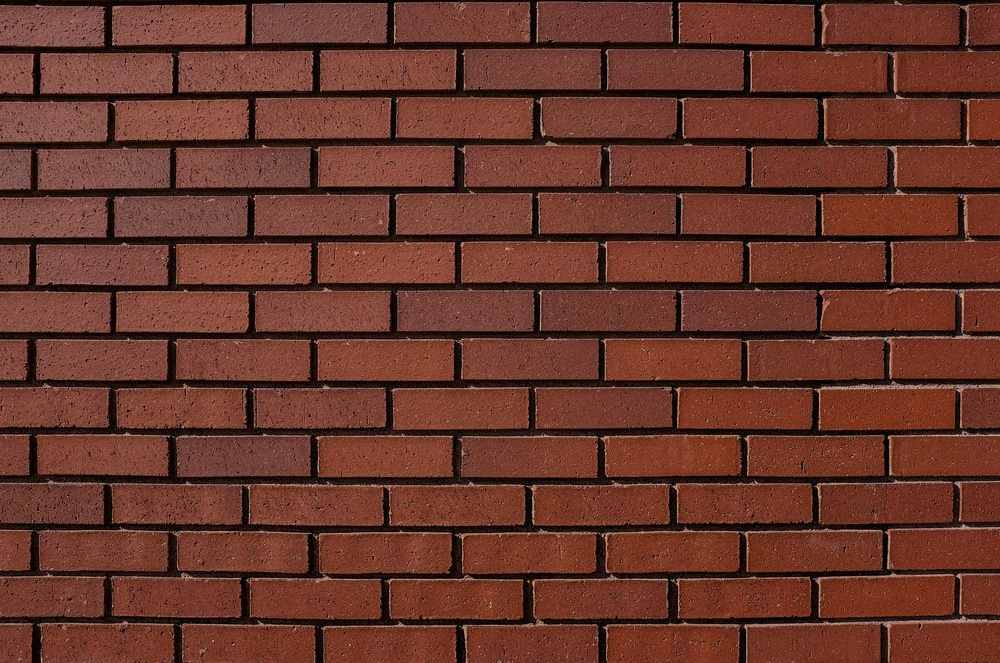
#> input picture Actividad5/pared2.jpg, 1000 x 663 px, shrunk from 3000 x 1990 before the run, found by its file name
$ python Actividad_5_Ventanas.py
#> lines starting #> are read from the running program, lines starting #| are printed output that depends on the picture; after the words box and inside, x2 and y2 are one past the last pixel; in counts of white or black regions, pixels touching at a corner belong together
import matplotlib.pyplot as plt
import numpy as np
from skimage import color, measure, filters, morphology
from skimage.io import imread
from skimage.measure import regionprops_table
import pandas as pd

# Cargar la imagen personalizada en escala de grises
image = imread("Actividad5\pared2.jpg")
#> image is the input picture: shape (663, 1000, 3); mean R, G, B 105.5, 55.3, 43.1
gray_image = color.rgb2gray(image) if len(image.shape) == 3 else image
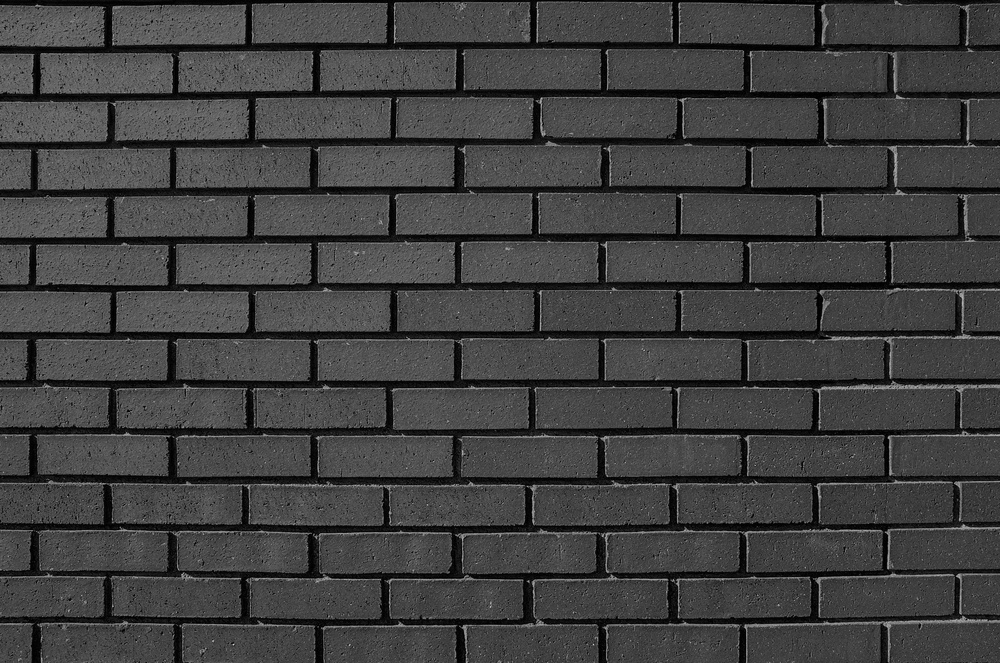
#> gray_image: shape (663, 1000) float64; min 0, max 0.85, mean 0.255

# Convertir a binario usando un umbral automático
thresh = filters.threshold_otsu(gray_image)
#> thresh = 0.184
binary_image = gray_image > thresh
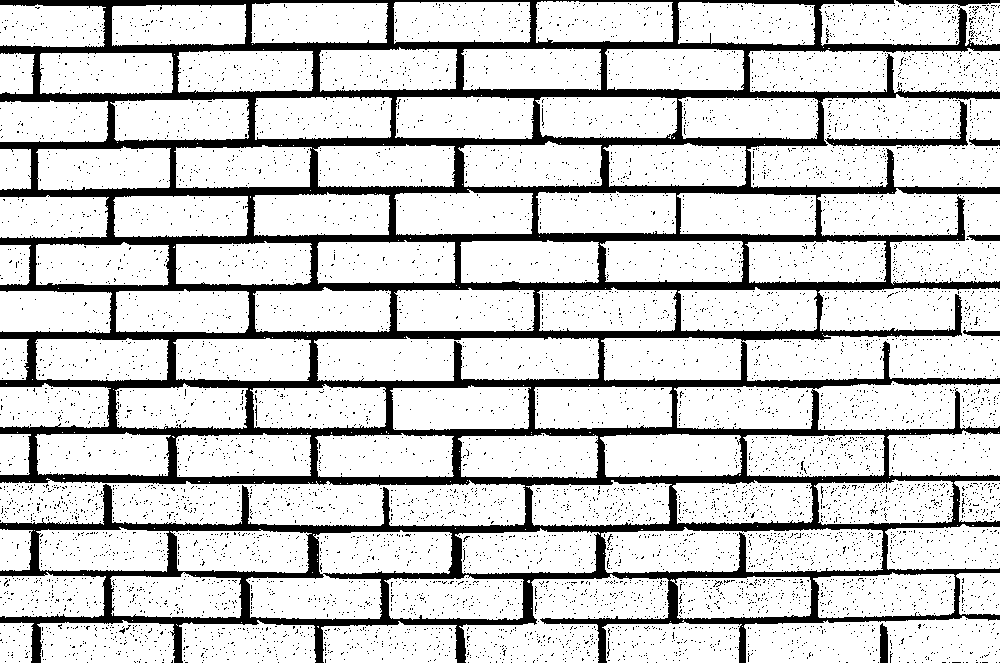
#> binary_image: shape (663, 1000) bool; 80.2% white; 7242 black regions (7233 under 20 px), largest, box (x1, y1, x2, y2) and area: (0, 0, 1000, 663) 117982, (825, 100, 968, 146) 1151, (880, 623, 888, 663) 290

# Remover ruido con morfología matemática
cleaned_image = morphology.remove_small_objects(binary_image, 50)
#> cleaned_image: shape (663, 1000) bool; 80.1% white; 7242 black regions (7233 under 20 px)

# Etiquetar objetos
labeled_image = measure.label(cleaned_image)
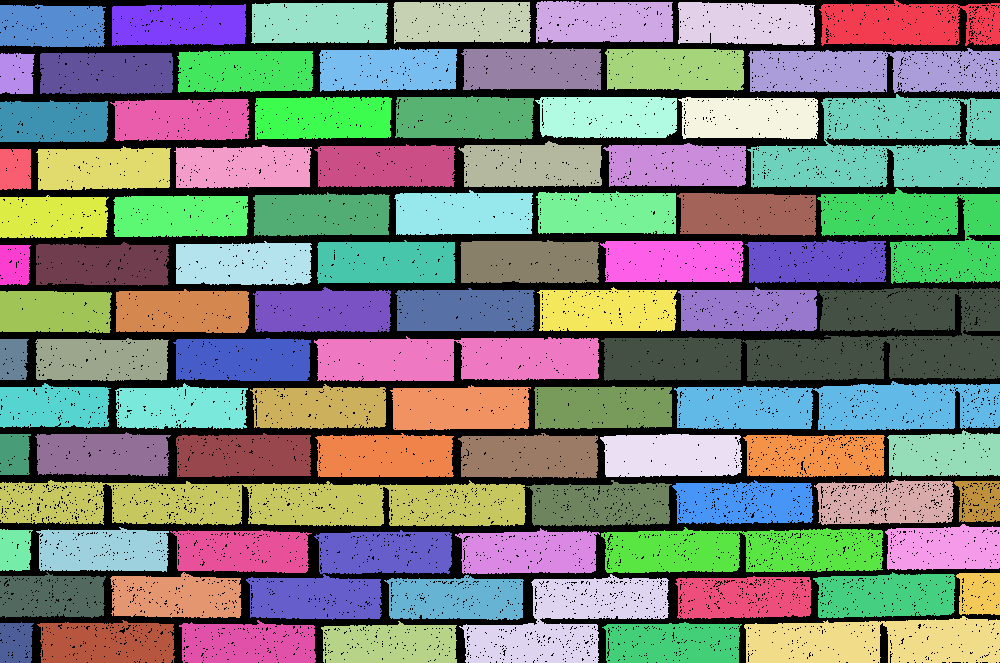
#> labeled_image: shape (663, 1000) int32; 92 distinct labels, from 0 to 91; one colour per label, 0 black

# Obtener propiedades de los objetos
regions = measure.regionprops(labeled_image)
#> regions = 91 regions; largest, box (x1, y1, x2, y2) and area: (601, 288, 1000, 381) 22948, (0, 480, 526, 526) 19857, (747, 94, 1000, 188) 16629, (674, 381, 1000, 430) 13143, (817, 188, 1000, 284) 11461

# Crear un DataFrame con las propiedades de las regiones
props = regionprops_table(labeled_image, properties=['label', 'area', 'perimeter', 'bbox'])
#> props = 7 items
df = pd.DataFrame(props)
#> df = table of 91 rows and 7 columns
print(df)
#> (printed output is left out)

# Mostrar imagen original con los bounding boxes
fig, ax = plt.subplots(figsize=(8, 6))
ax.imshow(gray_image, cmap='gray')
ax.set_title('Objetos detectados con Bounding Boxes')
ax.axis('off')

# Dibujar los bounding boxes
for region in regions:
    minr, minc, maxr, maxc = region.bbox
    rect = plt.Rectangle((minc, minr), maxc - minc, maxr - minr,
                         edgecolor='red', linewidth=2, fill=False)
    ax.add_patch(rect)
#> this loop made 91 passes
#> (minr, minc, maxr, maxc) on passes 1 to 12: (0, 819, 46, 1000), (1, 536, 43, 673), (2, 393, 44, 531), (2, 678, 45, 815), (3, 251, 44, 388), (4, 0, 47, 106), (4, 112, 46, 246), (47, 319, 92, 457), (48, 461, 90, 602), (48, 748, 93, 1000), (49, 605, 91, 744), (51, 177, 93, 313)

plt.show()
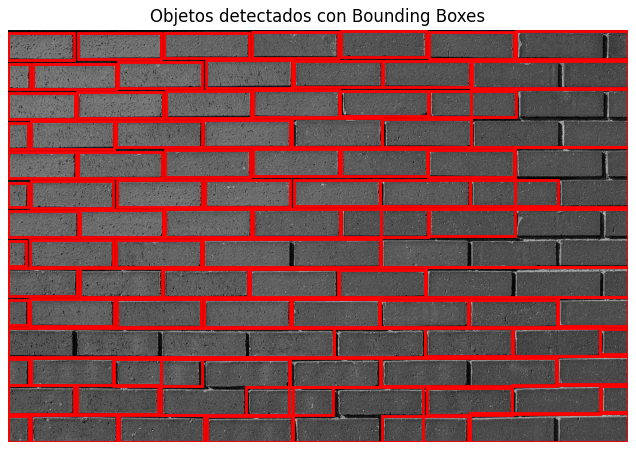
#> figure drawn by matplotlib, 1 panel
